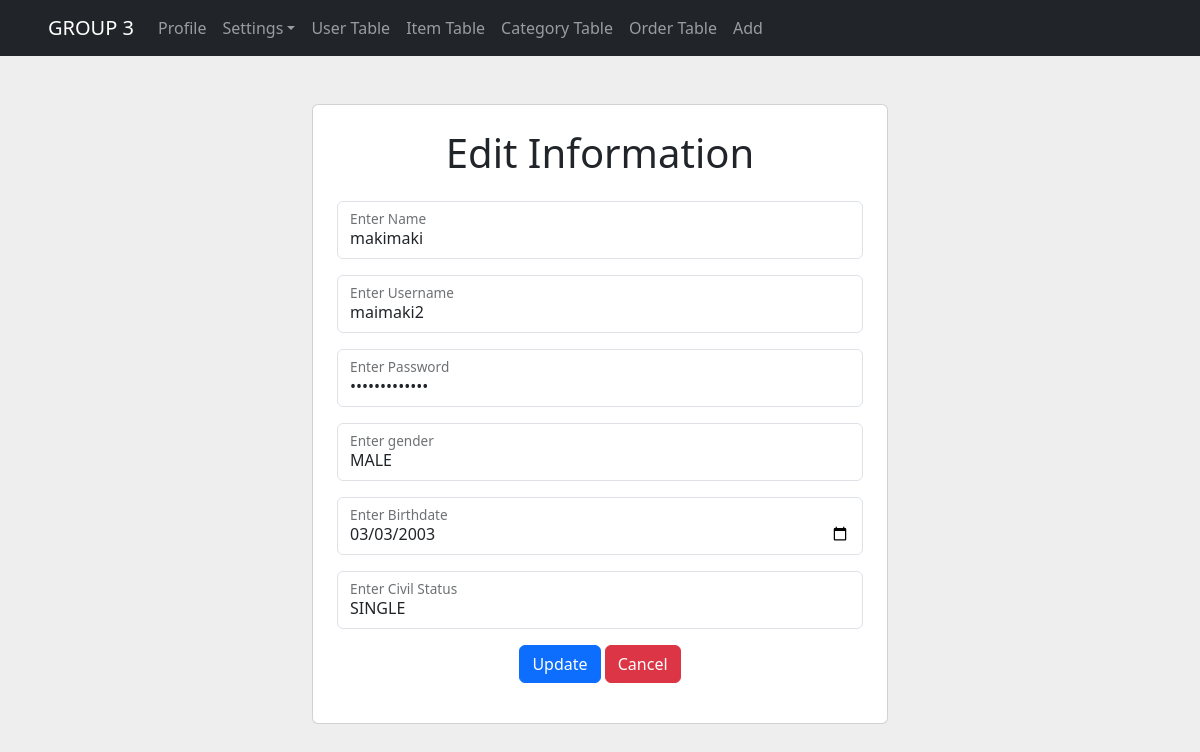
/edituser.php?id=2&from=index (signed in), run on the app's committed database.
### tables this page shows
CREATE TABLE `usertbl` (
  `id` int NOT NULL AUTO_INCREMENT,
  `name` text NOT NULL,
  `username` text NOT NULL,
  `password` text NOT NULL,
  `gender` text NOT NULL,
  `civil_status` text NOT NULL,
  `birthdate` date NOT NULL,
  PRIMARY KEY (`id`)
);

### edituser.php (the view, shortened to what this page needs)
<?php
    include 'operation/sessioncheck.php';
    $id = $_GET['id'];
    $sql = "select * from usertbl where id={$id}";
    $query = $conn->query($sql);
    while ($row = $query->fetch_assoc()) {
        $password = $row['password'];
        $username = $row['username'];
        $name = $row['name'];
        $gender = $row['gender'];
        $civil_status = $row['civil_status'];
        $birthdate = $row['birthdate'];
    }
?>
<!doctype html>
<html lang="en">
<head>
    <link rel="stylesheet" href="./css/bootstrap.min.css">
</head>
<body style="background-color: #eee">
<nav class="navbar navbar-expand navbar-dark bg-dark sticky-top px-5 text-secondary">
    <a class="navbar-brand" href="#">GROUP 3</a>
    <div class="collapse navbar-collapse" id="navbarSupportedContent">
        <ul class="navbar-nav mr-auto">
            <li class="nav-item">
                <a class="nav-link" href="profile.php">Profile</a>
            </li>
            <li class="nav-item dropdown">
                <a class="nav-link dropdown-toggle" data-bs-toggle="dropdown" href="#" role="button" aria-expanded="false">Settings</a>
            </li>
            <li class="nav-item">
                <a class="nav-link" href="index.php">User Table</span></a>
            </li>
            <li class="nav-item">
                <a class="nav-link" href="items.php">Item Table</a>
            </li>
            <li class="nav-item">
                <a class="nav-link" href="category.php">Category Table</a>
            </li>
            <li class="nav-item">
                <a class="nav-link" href="order.php">Order Table</a>
            </li>
            <li class="nav-item">
                <a class="nav-link" href="add.php">Add</a>
            </li>
        </ul>
    </div>
</nav>
<div class="container w-50 mt-5">
    <div class="card p-4">
        <p class="card-title h1 text-center ">Edit Information</p>
        <form action="operation/update.php?table=usertbl&from=usertbl" method="post">
            <div class="form-floating mb-3">
                <input type="text" class="form-control" id="floatingName" placeholder="Name" name="txtname" value="<?php echo $name; ?>">
                <label for="floatingName">Enter Name</label>
            </div>
            <div class="form-floating mb-3">
                <input type="text" class="form-control" id="floatingUname" placeholder="Username" name="txtuname" value="<?php echo $username; ?>">
                <label for="floatingUname">Enter Username</label>
            </div>
            <div class="form-floating mb-3">
                <input type="password" class="form-control" id="floatingPassword" placeholder="Password" name="txtpassword" value="<?php echo $password; ?>">
                <label for="floatingPassword">Enter Password</label>
            </div>
            <div class="form-floating mb-3">
                <input type="text" class="form-control" id="floatingGender" placeholder="Gender" name="txtgender" value="<?php echo $gender; ?>">
                <label for="floatingGender">Enter gender</label>
            </div>
            <div class="form-floating mb-3">
                <input type="date" class="form-control" id="floatingBdate" placeholder="0000-00-00" name="txtbdate" value="<?php echo $birthdate; ?>">
                <label for="floatingBdate">Enter Birthdate</label>
            </div>
            <div class="form-floating mb-3">
                <input type="text" class="form-control" id="floatingStatus" placeholder="Civil Status" name="txtstatus" value="<?php echo $civil_status; ?>">
                <label for="floatingStatus">Enter Civil Status</label>
            </div>
            <div class="container-fluid text-center mb-3">
                <input type="submit" class="btn btn-primary" value="Update" name="updBtn">
                <?php echo "<a href='index.php'  class='btn btn-danger'>Cancel</a>" ?>
            </div>
        </form>
    </div>
</div>
</body>
</html>

### data on the page
usertbl: txtname "makimaki", txtuname "maimaki2", txtgender "MALE", txtbdate "03/03/2003", txtstatus "SINGLE"
